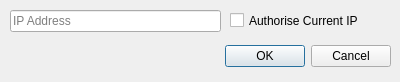
<?xml version="1.0" encoding="UTF-8"?>
<ui version="4.0">
 <class>AuthoriseIPDialog</class>
 <widget class="QDialog" name="AuthoriseIPDialog">
  <property name="geometry">
   <rect>
    <x>0</x>
    <y>0</y>
    <width>400</width>
    <height>82</height>
   </rect>
  </property>
  <property name="windowTitle">
   <string>Dialog</string>
  </property>
  <widget class="QDialogButtonBox" name="buttons_confirm">
   <property name="geometry">
    <rect>
     <x>10</x>
     <y>40</y>
     <width>381</width>
     <height>32</height>
    </rect>
   </property>
   <property name="orientation">
    <enum>Qt::Horizontal</enum>
   </property>
   <property name="standardButtons">
    <set>QDialogButtonBox::Cancel|QDialogButtonBox::Ok</set>
   </property>
  </widget>
  <widget class="QLineEdit" name="input_ip">
   <property name="geometry">
    <rect>
     <x>10</x>
     <y>10</y>
     <width>211</width>
     <height>22</height>
    </rect>
   </property>
   <property name="placeholderText">
    <string>IP Address</string>
   </property>
  </widget>
  <widget class="QCheckBox" name="checkbox_current">
   <property name="geometry">
    <rect>
     <x>230</x>
     <y>10</y>
     <width>161</width>
     <height>21</height>
    </rect>
   </property>
   <property name="text">
    <string>Authorise Current IP</string>
   </property>
  </widget>
 </widget>
 <resources/>
 <connections>
  <connection>
   <sender>buttons_confirm</sender>
   <signal>accepted()</signal>
   <receiver>AuthoriseIPDialog</receiver>
   <slot>accept()</slot>
   <hints>
    <hint type="sourcelabel">
     <x>248</x>
     <y>254</y>
    </hint>
    <hint type="destinationlabel">
     <x>157</x>
     <y>274</y>
    </hint>
   </hints>
  </connection>
  <connection>
   <sender>buttons_confirm</sender>
   <signal>rejected()</signal>
   <receiver>AuthoriseIPDialog</receiver>
   <slot>reject()</slot>
   <hints>
    <hint type="sourcelabel">
     <x>316</x>
     <y>260</y>
    </hint>
    <hint type="destinationlabel">
     <x>286</x>
     <y>274</y>
    </hint>
   </hints>
  </connection>
 </connections>
</ui>
